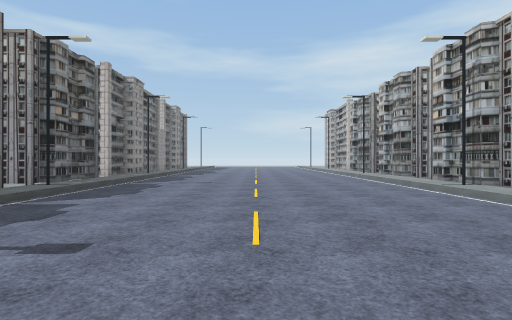
view 1 (above)

24 first-person views from a walk through a 3-D level made in the Unity game engine. The camera is 1.5 m above the floor, looks level and sees 80° across. The floor is counted in squares, 2 m on a side. Each view is taken from the middle of a square. On the plan, view 1 faces up. The plan holds only what a view shows up to about 10 squares ahead; the rest is blank. The place goes on beyond the plan. The player is left out. Some surface patterns are stand-ins.

view 2
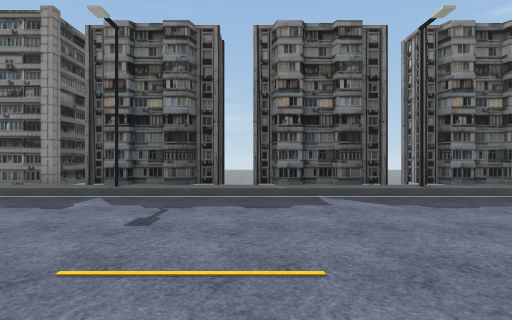

view 3
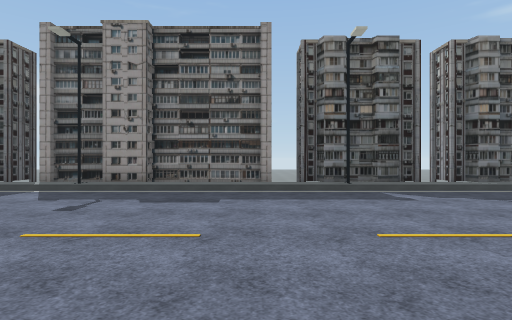

view 4
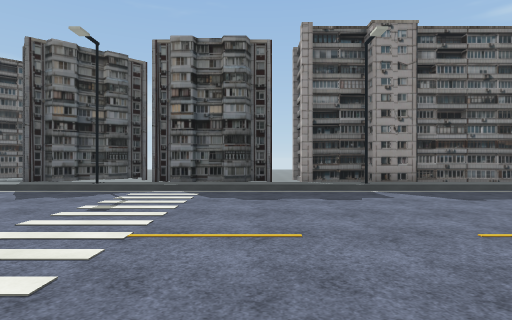

view 5
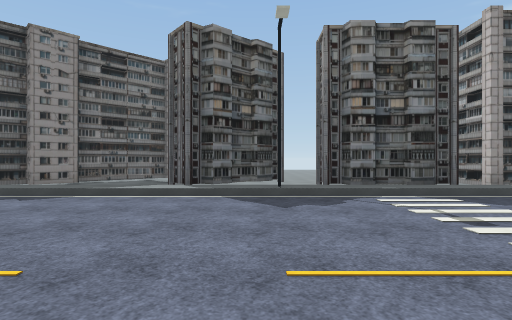

view 6
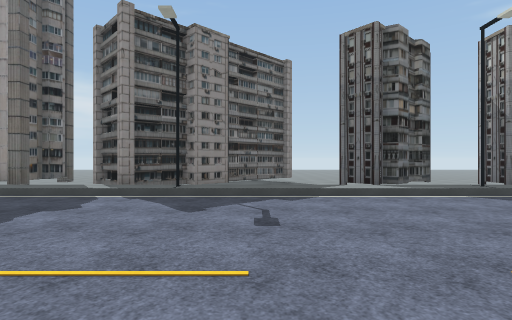

view 7
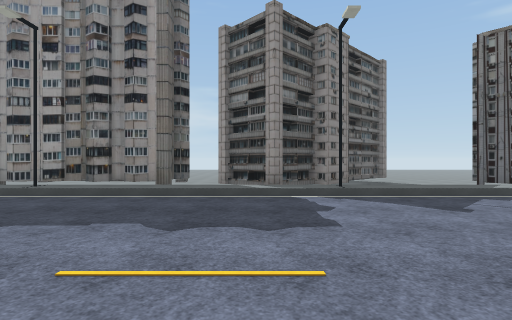

view 8
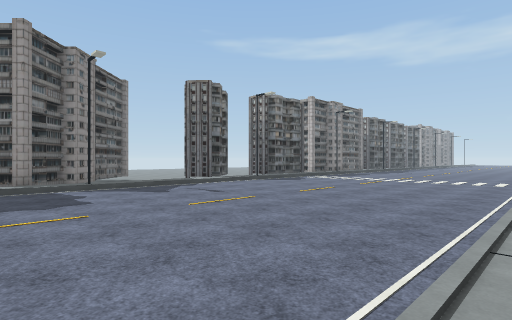

view 9
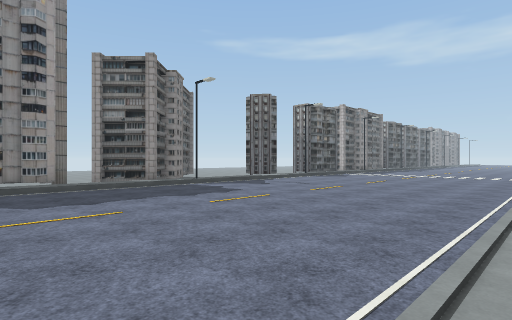

view 10
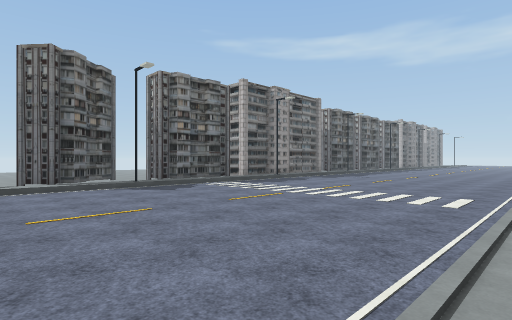

view 11
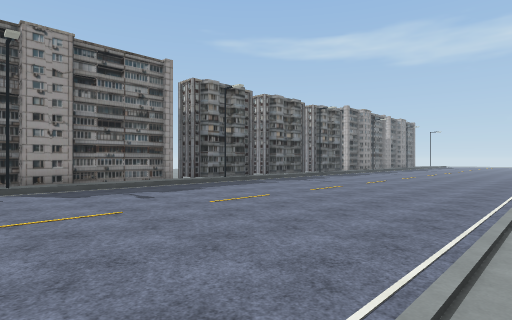

view 12
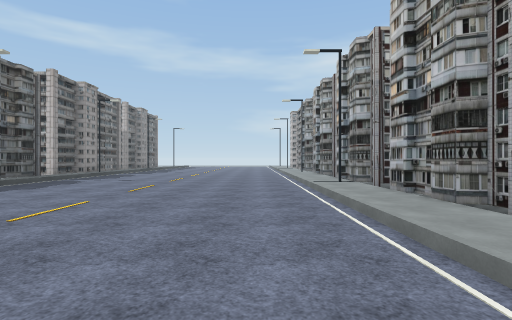

view 13
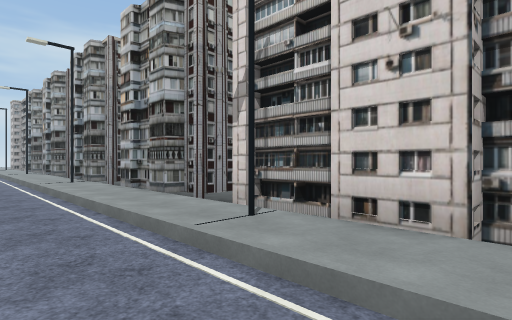

view 14
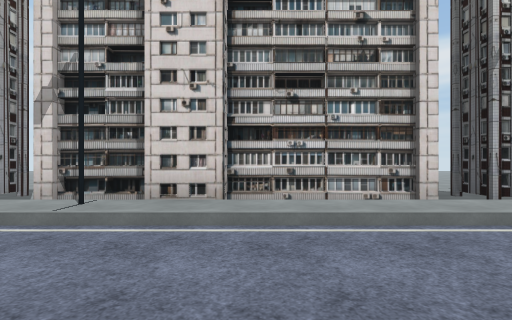

view 15
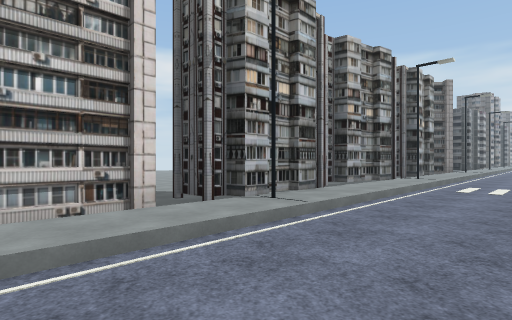

view 16
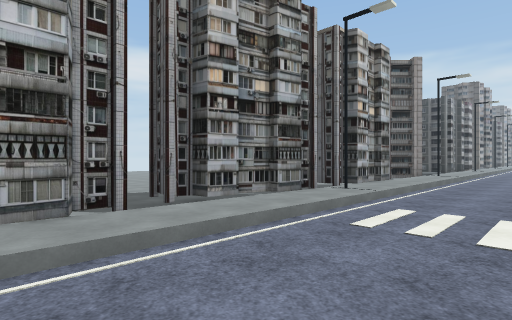

view 17
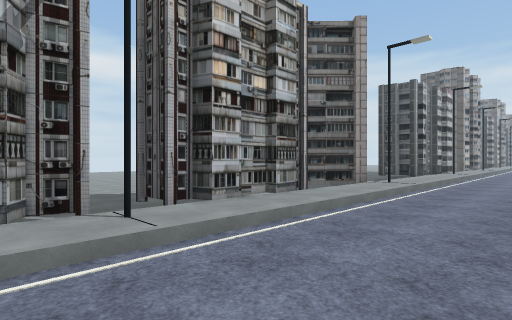

view 18
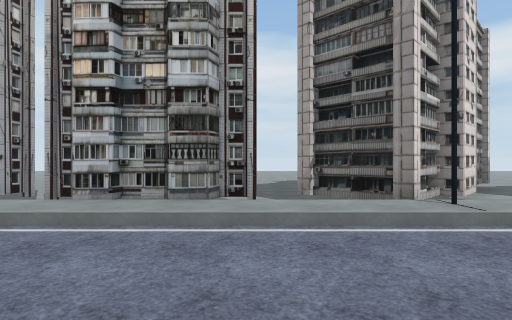

view 19
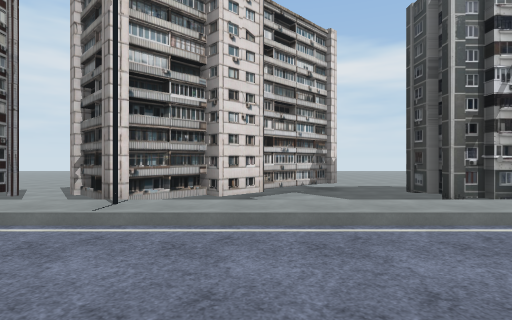

view 20
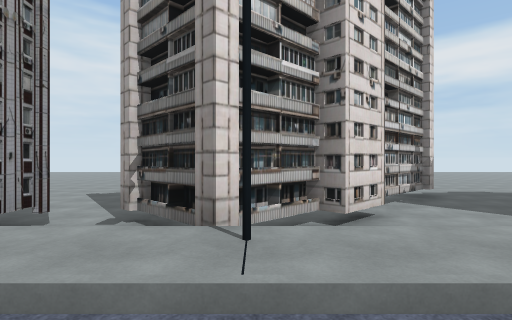

view 21
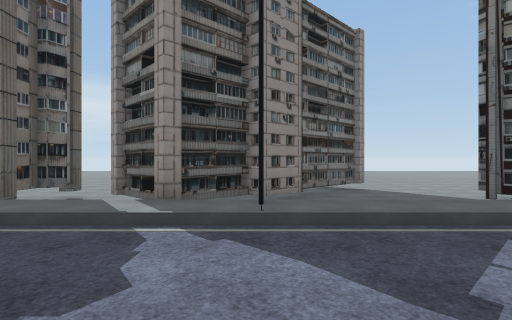

view 22
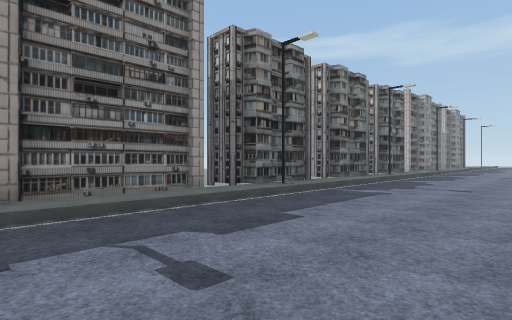

view 23
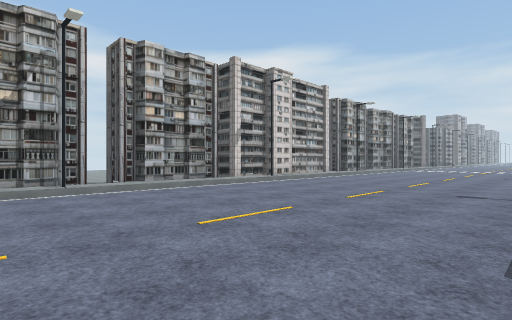

view 24
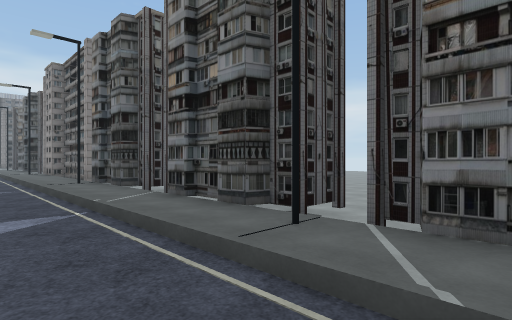

### Floor plan
Key: @ floor where view 1 was taken; # wall or solid block; x gap in a wall; . main floor; : floor 0.25 m higher than the main floor; - floor 0.5 m lower than the main floor; = window, fence, low wall or low ledge; v drop or lower ground; T thing the floor can be seen under or through; O other object.
Columns run from 11 left of view 1 to 11 right of it. Each row starts with its distance up from view 1.
 10      #:.........:#
  9    -##:.........:#
  8    --#:.........:O#
  7  ---##:.........:---
  6  --- #:.........:##-
  5      #:.........:# --
  4     ##:.........:# --
  3     ##:.........:vx
  2      #:.........:##
  1      O:.........:O#
  0     ##:....@....:v#
 -1      ::.........:-#
 -2    ##v:.........:v#
 -3     #v:.........:v#
 -4     #v:.........:v#
 -5     #v:.........:vT
 -6     ##:.........:TT-
 -7     #O:.........:T ---
 -8    ##v:.........:# ---
 -9      ::.........:##
-10     ##:.........:---
-11      #:.........:-##--
-12      #:.........:v= --
-13     ##:.........:# ---
-14    ###:.........:O#--
-15 -- ###:.........:-----
-16 ---###:.........:##----
-17 ---###:.........:# ----
-18 ---- ::.........:T ----
-19 #--- ::.........:TT----
-20 ##-- ::.........:-TT---
-21  ### ::.........:TTT-
-22    #-O:.........:O##
-23    ###:.........:--#
-24    TTT:.........:--###
-25   -TT::.........:----##
-26  --TTT:.........:-----#
-27 ---TTT:.........:------
-28 --- ##:.........: ##---
-29 --  #O:.   .... : # ---

Positions as (right, up) in squares from view 1, and headings:
1: (0, 0), facing up
2: (2, 4), facing left
3: (3, -2), facing left
4: (3, -10), facing left
5: (2, -15), facing left
6: (2, -20), facing left
7: (2, -24), facing left
8: (5, -25), facing up-left
9: (5, -29), facing up-left
10: (5, -19), facing up-left
11: (5, -8), facing up-left
12: (3, -1), facing up
13: (3, -2), facing up-right
14: (1, -2), facing right
15: (2, -3), facing down-right
16: (2, -8), facing down-right
17: (2, -13), facing down-right
18: (1, -19), facing right
19: (1, -24), facing right
20: (3, -22), facing right
21: (-1, -22), facing left
22: (0, -6), facing up-left
23: (-3, 10), facing down-right
24: (-3, 10), facing down-left
